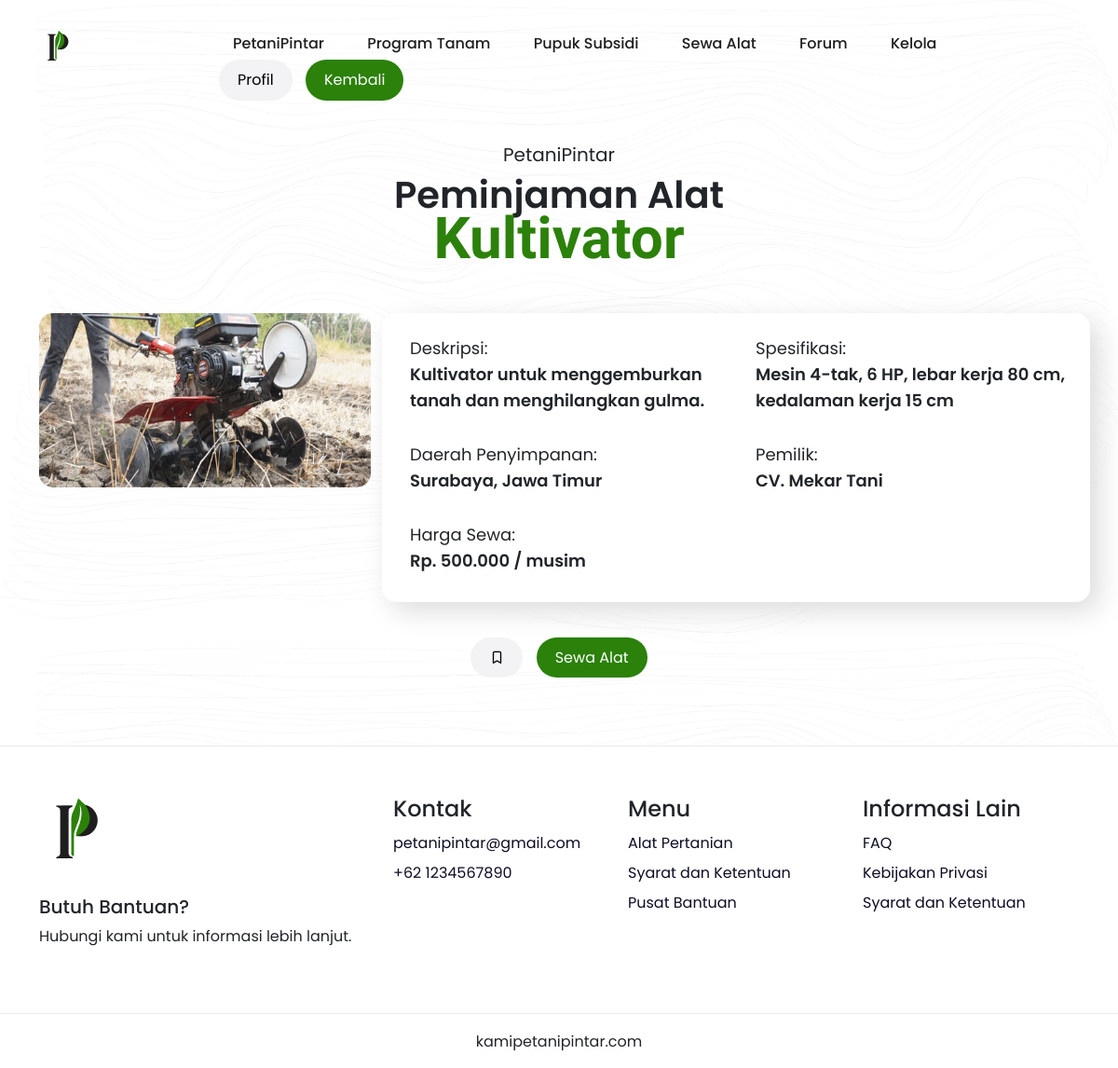
The app's page /detail-sewa-alat.php?id=1 (signed in) with its own data.
### tables this page shows
CREATE TABLE alat (
    id INT AUTO_INCREMENT PRIMARY KEY,
    nama VARCHAR(255) NOT NULL,
    deskripsi TEXT NOT NULL,
    spesifikasi TEXT NOT NULL,
    id_pemilik INT NOT NULL, 
    pemilik VARCHAR(255) NOT NULL,
    harga DECIMAL(10, 2) NOT NULL,
    gambar VARCHAR(255),
    lokasi VARCHAR(255) NOT NULL,
    latitude DECIMAL(9,6),
    longitude DECIMAL(9,6),
    FOREIGN KEY (id_pemilik) REFERENCES users(id)
);

### detail-sewa-alat.php (the view, shortened to what this page needs)
<?php
include("php/config.php");
if (isset($_GET['id'])) {
    $id_alat = $_GET['id'];
    $sql = "SELECT * FROM alat WHERE id = $id_alat";
    $result = $con->query($sql);
    if ($result->num_rows > 0) {
        $row = $result->fetch_assoc();
    } else {
        echo "Alat tidak ditemukan.";
        exit;
    }
} else {
    echo "ID alat tidak ditemukan.";
    exit;
}
?>
<!DOCTYPE html>
<html>
<head>
    <link rel="stylesheet" href="css/swiper-bundle.min.css">
    <link rel="stylesheet" href="css/bootstrap.min.css">
    <link rel="stylesheet" href="style.css">
    <link rel="stylesheet" href="https://unicons.iconscout.com/release/v4.0.0/css/line.css">
</head>
<body class="body-fixed">
    <header class="site-header">
        <div class="container">
            <div class="row">
                <div class="col-lg-2">
                    <div class="header-logo">
                        <a href="menu.php">
                            <img src="image/logo_petanipintar.png" width="40" height="40" alt="Logo">
                        </a>
                    </div>
                </div>
                <div class="col-lg-10">
                    <div class="main-navigation">
                        <nav class="header-menu">
                            <ul class="menu">
                                <li><a href="menu.php">PetaniPintar</a></li>
                                <li><a href="program-tanam.php">Program Tanam</a></li>
                                <li><a href="program-pupuk-subsidi.php">Pupuk Subsidi</a></li>
                                <li><a href="program-sewa-alat.php">Sewa Alat</a></li>
                                <li><a href="#">Forum</a></li>
                                <?php if (isset($_SESSION['admin']) && $_SESSION['admin'] == true) {
                                    echo '<li><a href="admin/dashboard-1.php">Kelola</a></li>';
                                }?>
                                <li>
                                    <button onclick="window.location.href='profile.php'" class="signin">Profil
                                    </button>
                                    <button onclick="history.back()" class="signup">Kembali</button>
                                </li>
                            </ul>
                        </nav>
                    </div>
                </div>
            </div>
        </div>
    </header>
    <div id="viewport">
        <div id="js-scroll-content">
            <div class="repeat-img" style="background-image: url(image/pattern1_background.png);">
                <section class="main-banner" id="program">
                    <div class="sec-wp">
                        <div class="container">
                            <div class="sec-title text-center mb-5">
                                <p class="sec-sub-title mb-1">PetaniPintar</p>
                                <h3 class="h3-title mb-0">Peminjaman Alat</h3>
                                <h2 class="h2-title"><span><?php echo $row['nama']; ?></span></h2>
                            </div>
                            <div class="row">
                                <div class="col-lg-4">
                                    <div class="detail-program-img-wp">
                                        <img class="img-rounded" src="image/alat/<?php echo $row['gambar']; ?>" alt="<?php echo $row['nama']; ?>">
                                    </div>
                                </div>
                                <div class="col-lg-8 detail-box">
                                    <div class="detail-info mt-4">
                                        <div class="row">
                                            <div class="col-lg-6">
                                                <p class="p-detail">Deskripsi:<br><b><?php echo $row['deskripsi']; ?></b>
                                                <p>
                                                <p class="p-detail">Daerah Penyimpanan:<br><b><?php echo $row['lokasi']; ?></b></p>
                                            </div>
                                            <div class="col-lg-6">
                                                <p class="p-detail">Spesifikasi:<br><b><?php echo $row['spesifikasi']; ?></b></p>
                                                <p class="p-detail">Pemilik:<br><b><?php echo $row['pemilik']; ?></b></p>
                                            </div>
                                            <div class="col-lg-12">
                                                <p class="p-detail">Harga Sewa:<br><b>Rp.
                                                        <?php echo number_format($row['harga'], 0, ',', '.'); ?> / musim</b>
                                                </p>
                                            </div>
                                        </div>
                                    </div>
                                </div>
                                <div class="col-lg-12 mt-5 text-center">
                                    <a href="simpan-alat.php?id=<?php echo $row['id']; ?>" class="add-alt uil-bookmark"></a>
                                    <a href="mulai-sewa-alat.php?id=<?php echo $row['id']; ?>" class="add">Sewa Alat</a>
                                </div>
                            </div>
                        </div>
                </section>
            </div>
        </div>
        <footer class="site-footer" id="help">
            <div class="top-footer section">
                <div class="sec-wp">
                    <div class="container">
                        <div class="row">
                            <div class="col-lg-4">
                                <div class="footer-info">
                                    <div class="footer-logo">
                                        <a href="index.php">
                                            <img src="image/petanipintar_logo80.png" alt="Logo">
                                        </a>
                                    </div>
                                    <h5>Butuh Bantuan?</h5>
                                    <a>Hubungi kami untuk informasi lebih lanjut.</a>
                                </div>
                            </div>
                            <div class="col-lg-8">
                                <div class="footer-flex-box">
                                    <div class="footer-menu">
                                        <h4 class="h4-title">Kontak</h4>
                                        <ul>
                                            <li><a href="#">petanipintar@gmail.com</a></li>
                                            <li><a href="#">+62 1234567890</a></li>
                                        </ul>
                                    </div>
                                    <div class="footer-menu food-nav-menu">
                                        <h4 class="h4-title">Menu</h4>
                                        <ul class="column-2">
                                            <li><a href="#program">Alat Pertanian</a></li>
                                            <li><a href="#sdk">Syarat dan Ketentuan</a></li>
                                            <li><a href="#help">Pusat Bantuan</a></li>
                                        </ul>
                                    </div>
                                    <div class="footer-menu">
                                        <h4 class="h4-title">Informasi Lain</h4>
                                        <ul>
                                            <li><a href="#">FAQ</a></li>
                                            <li><a href="#">Kebijakan Privasi</a></li>
                                            <li><a href="#">Syarat dan Ketentuan</a></li>
                                        </ul>
                                    </div>
                                </div>
                            </div>
                        </div>
                    </div>
                </div>
            </div>
            <div class="end-footer">
                <div class="container">
                    <div class="row">
                        <div class="col-lg-12 text-center mb-3">
                            <a>kamipetanipintar.com</a>
                        </div>
                    </div>
                </div>
            </div>
        </footer>
    </div>
</body>
</html>

### style.css (style rules this page uses)
body { background-color: white; font-family: "Poppins", sans-serif; text-rendering: optimizeLegibility; }
body, html { overflow-x: hidden; }
img { max-width: 100%; }
a { background-color: transparent; text-decoration: none; outline: none; }
button { padding: 10px 20px; font-weight: 400; background-color: transparent; text-decoration: none; outline: none; }
ul { list-style: none; margin: 0; padding: 0; }
.signin { background: #f3f3f5; border-radius: 30px; border: none; text-decoration: none; color: black; transition: 0.5s cubic-bezier(0.22, 0.78, 0.45, 1.02); }
.signup { margin-left: 10px; background-color: #2b8109; color: white; outline: none; border: none; border-radius: 30px; text-decoration: none; transition: 0.5s cubic-bezier(0.22, 0.78, 0.45, 1.02); }
.add { margin-left: 10px; background-color: #2b8109; color: white; outline: none; border: none; border-radius: 30px; text-decoration: none; padding: 10px 20px; font-weight: 400; transition: 0.5s cubic-bezier(0.22, 0.78, 0.45, 1.02); }
.add-alt { background: #f3f3f5; border-radius: 30px; border: none; text-decoration: none; padding: 10px 20px; font-weight: 400; color: black; transition: 0.5s cubic-bezier(0.22, 0.78, 0.45, 1.02); }
.site-header { position: fixed; display: flex; align-items: center; padding: 30px 0; top: 0; left: 0; width: 100%; z-index: 99; transition: 0.5s; border-bottom: 1px solid transparent; }
.main-navigation { display: flex; width: 100%; height: 100%; justify-content: flex-end; align-items: center; }
.main-navigation .menu li { display: inline-block; position: relative; margin: 0 6px; }
.main-navigation .menu li:first-child { margin-left: 0; }
.main-navigation .menu li:last-child { margin-right: 0; }
.main-navigation .menu li a { display: flex; transition: 0.3s; position: relative; justify-content: center; align-items: center; color: #1e1e1e; text-transform: capitalize; font-weight: 500; padding: 5px 18px; border-radius: 30px; }
.h2-title { font-size: 48px; font-weight: 600; font-family: "Poppins", sans-serif; margin-bottom: 30px; }
.h2-title span { color: #2b8109; font-size: 62px; font-family: "Garamound", serif; background-size: 100% 15px; background-position: 0 90%; background-repeat: no-repeat; display: inline; transition: 0.5s cubic-bezier(0.22, 0.78, 0.45, 1.02); }
.h3-title { font-size: 40px; font-weight: 600; font-family: "Poppins", sans-serif; line-height: 46px; }
p { font-size: 20px; line-height: 2pc; margin-bottom: 30px; font-family: "Poppins", sans-serif; }
.main-banner { padding: 150px 0 0px; min-height: 100vh; position: relative; }
.img-rounded { border-radius: 15px; }
.sec-wp { position: relative; z-index: 1; }
.repeat-img { background-size: contain; background-repeat: repeat; }
.top-footer, .bottom-footer { padding-top: 50px; padding-bottom: 70px; border-top: 1px solid rgb(204 204 204 / 40%); position: relative; }
.end-footer { padding-top: 18px; position: relative; border-top: 1px solid rgb(204 204 204 / 40%); }
.footer-logo { margin-bottom: 30px; }
.footer-flex-box { display: flex; margin: 0 -10px; }
.footer-flex-box > div { flex: 1; padding: 0 10px; }
.footer-menu ul li a { color: #0d0d25; transition: 0.3s; }
.footer-menu ul li { margin-bottom: 8px; }
.detail-box { padding-left: 30px; border-radius: 15px; background: white; box-shadow: 10px 10px 30px #dcdcdc; }
.p-detail { font-size: 18px; line-height: 28px; }
.p-detail b { font-weight: 600; }
@media (max-width: 1399px) { .main-navigation .menu li { margin: 0 3px; } }
@media (max-width: 1399px) { .h4-title { font-size: 24px; line-height: 34px; } }
@media (max-width: 1399px) { .h2-title { font-size: 38px; line-height: 48px; } }

### records on screen
alat: nama "Kultivator", gambar (picture), deskripsi "Kultivator untuk menggemburkan tanah dan menghilangkan gulma.", lokasi "Surabaya, Jawa Timur", spesifikasi "Mesin 4-tak, 6 HP, lebar kerja 80 cm, kedalaman kerja 15 cm", pemilik "CV. Mekar Tani", harga "500.000"
